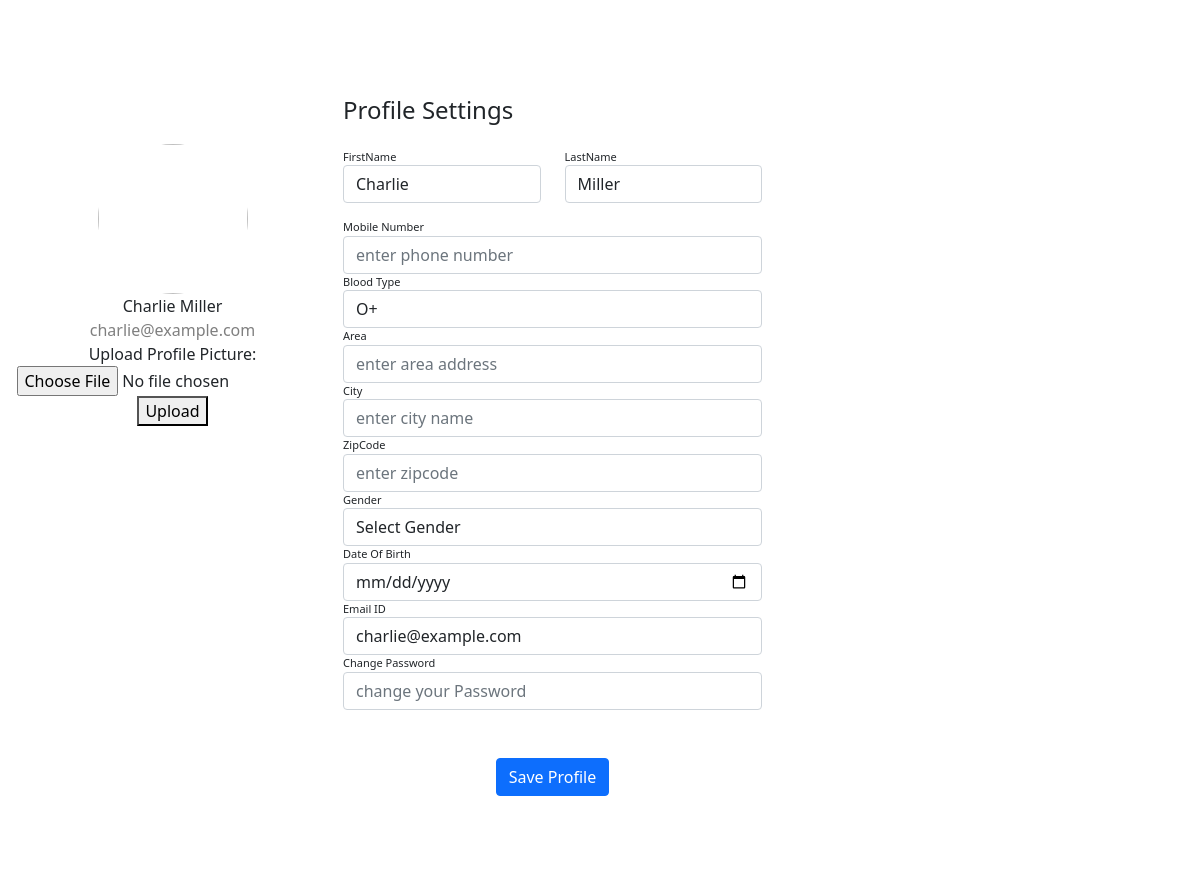
Page /phpFiles/updateProfile.php (signed in) on the committed database.
### tables this page shows
CREATE TABLE `users` (
  `userId` int(11) NOT NULL,
  `firstName` varchar(50) DEFAULT NULL,
  `lastName` varchar(50) DEFAULT NULL,
  `userName` varchar(50) DEFAULT NULL,
  `email` varchar(100) DEFAULT NULL,
  `password` varchar(255) DEFAULT NULL,
  `phoneNumber` varchar(15) DEFAULT NULL,
  `dob` date DEFAULT NULL,
  `gender` enum('Male','Female','Other') DEFAULT NULL,
  `bloodType` enum('A+','A-','B+','B-','O+','O-','AB+','AB-') DEFAULT NULL,
  `area` varchar(100) DEFAULT NULL,
  `city` varchar(50) DEFAULT NULL,
  `zipcode` varchar(10) DEFAULT NULL,
  `status` enum('Active','Inactive') DEFAULT NULL,
  `profile_picture` longblob DEFAULT NULL
);

### phpFiles/updateProfile.php (the view, shortened to what this page needs)
<?php
include 'config.php';
$user_email=$_SESSION['email'];
$query = "SELECT firstname,lastname,email,BloodType profile_picture FROM users WHERE email = ?";
$stmt = $conn->prepare($query);
$stmt->bind_param("s", $user_email);
$stmt->execute();
$result = $stmt->get_result();
if(mysqli_num_rows($result)>0){
    $user = $result->fetch_assoc();
?>
<head>
  <link rel="stylesheet" href="./assets/css/updateProfile.css">
  <link rel="stylesheet" href="https://cdn.jsdelivr.net/npm/bootstrap@5.0.0-alpha1/dist/css/bootstrap.min.css">
  <link rel="stylesheet" href="https://cdn.jsdelivr.net/npm/bootstrap@5.0.0-alpha1/dist/js/bootstrap.bundle.min.js">
  <link rel="stylesheet" href="https://cdnjs.cloudflare.com/ajax/libs/jquery/3.2.1/jquery.min.js">
</head>
            <div class="container rounded bg-white mt-5 mb-5">
    <div class="row">
        <div class="col-md-3 border-right">
            <div class="d-flex flex-column align-items-center text-center p-3 py-5"><img class="rounded-circle mt-5" width="150px" src="get_profile_picture.php"><span class="font-weight-bold"><?php echo $user['firstname']." ".$user['lastname']?></span><span class="text-black-50"><?php echo $user['email']?></span><span> <div style="">
            <form action="upload.php" method="POST" enctype="multipart/form-data">
            <label for="profile_picture">Upload Profile Picture:</label>
             <input type="file" name="profile_picture" id="profile_picture" required>
              <button type="submit">Upload</button>
            </form>
            </div></span></div>
        </div>
        <div class="col-md-5 border-right">
            <div class="p-3 py-5">
                <div class="d-flex justify-content-between align-items-center mb-3">
                    <h4 class="text-right">Profile Settings</h4>
                </div>
                <form action="updateProfileData.php" method="post">
                <div class="row mt-2">
                    <div class="col-md-6"><label class="labels">FirstName</label><input type="text" name="firstname" class="form-control" placeholder="first name" value="<?php echo $user['firstname']?>"></div>
                    <div class="col-md-6"><label class="labels">LastName</label><input type="text" name="lastname" class="form-control" value="<?php echo $user['lastname']?>" placeholder="last Name"></div>
                </div>
                <div class="row mt-3">
                    <div class="col-md-12"><label class="labels">Mobile Number</label><input type="text" name="phoneNumber" class="form-control" placeholder="enter phone number" value=""></div>
                    <div class="col-md-12"><label class="labels">Blood Type</label>
                    <?php
$sql = "SHOW COLUMNS FROM Users WHERE Field = 'bloodType'";
$result = mysqli_query($conn, $sql);
if ($result && $row = $result->fetch_assoc()) {
    preg_match("/^enum\('(.*)'\)$/", $row['Type'], $matches);
    $bloodTypes = explode("','", $matches[1]);
} else {
    echo "Error fetching blood types.";
    $bloodTypes = [];
}
$user_email = $_SESSION['email'];
$sqlUser = "SELECT bloodType FROM users WHERE email = '$user_email'";
$resultUser = mysqli_query($conn, $sqlUser);
if ($resultUser && $rowUser = $resultUser->fetch_assoc()) {
    $selectedBloodType = $rowUser['bloodType'];
} else {
    $selectedBloodType = '';
}
?>
<select class="form-control" name="bloodType" required>
    <?php foreach ($bloodTypes as $bloodType): ?>
        <option value="<?= htmlspecialchars($bloodType) ?>"
            <?php if ($bloodType == $selectedBloodType) echo "selected"; ?>>
            <?= htmlspecialchars($bloodType) ?>
        </option>
    <?php endforeach; ?>
</select>
                  </div>
                    <div class="col-md-12"><label class="labels">Area</label><input type="text" name="area" class="form-control" placeholder="enter area address" value=""></div>
                    <div class="col-md-12"><label class="labels">City</label><input type="text" name="city" class="form-control" placeholder="enter city name" value=""></div>
                    <div class="col-md-12"><label class="labels">ZipCode</label><input type="text" name="zipcode" class="form-control" placeholder="enter zipcode" value=""></div>
                    <div class="col-md-12"><label class="labels">Gender</label>
          <select class="form-control" name="gender"  required>
             <option value="" style="color:gray" >Select Gender</option>
         </select>
                  </div>
                    <div class="col-md-12"><label class="labels">Date Of Birth</label><input type="date" name="dateOfBirth"class="form-control" placeholder="enter your BirthDate" value=""></div>
                    <div class="col-md-12"><label class="labels">Email ID</label><input type="text" name="email" class="form-control" placeholder="enter email id" value="<?php echo $user['email'];?>"></div>
                    <div class="col-md-12"><label class="labels">Change Password</label><input type="password" name="password" class="form-control" placeholder="change your Password" value=""></div>
                </div>
                <div class="mt-5 text-center"><button class="btn btn-primary profile-button" type="submit">Save Profile</button></div>
            </div>
        </div>
        <?php
      }else{
        echo "data couldnot be extractede!";
    }
        ?>
        <div class="col-md-4">
        </div>
    </div>
</div>

### assets/css/updateprofile.css (style rules this page uses)
.profile-button { background: rgb(99, 39, 120); box-shadow: none; border: none }
.labels { font-size: 11px }

### rows in the picture
users: firstName "Charlie", lastName "Miller", email "charlie@example.com", firstname "Charlie", lastname "Miller", bloodType "O+"
